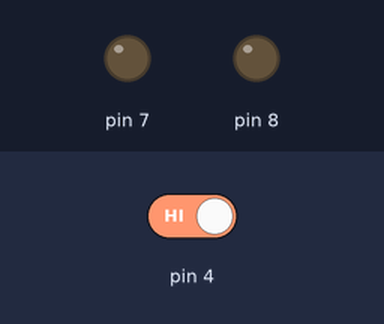
The sketch below on a simulated Arduino Uno, built with avr-gcc and run on an emulated ATmega328P. Parts: output pins drawn as LEDs (lit = HIGH). Inputs (shaded band) come from the test bench; at power-on: pin 4 HIGH.

Above: at 2.8 s.
2.9 s: pin 4 driven LOW
At 3.4 s:
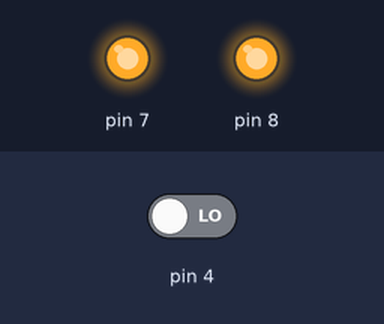
4.5 s: pin 4 driven HIGH
At 6.1 s:
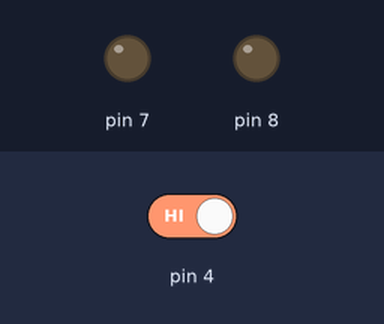
Timing chart, 0 to 7.6 s (numbered marks = the images above; inputs shaded):
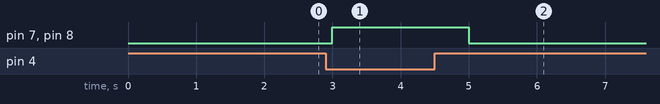

Measured:
- after the input at 2.9 s, pin 7, pin 8: LOW → HIGH after 0.10 s
- after the input at 4.5 s, pin 7, pin 8: HIGH → LOW after 0.50 s

The sketch:

beep.ino
```cpp
void setup(){
  pinMode(4, INPUT);
  pinMode(7, OUTPUT);
  pinMode(8, OUTPUT);
}

void loop(){
  if (digitalRead(4) == false) {
    digitalWrite(7,HIGH);
    digitalWrite(8,HIGH);
    delay(1000);

  } else {
    digitalWrite(7,LOW);
    digitalWrite(8,LOW);
    delay(1000);

  }

}
```
